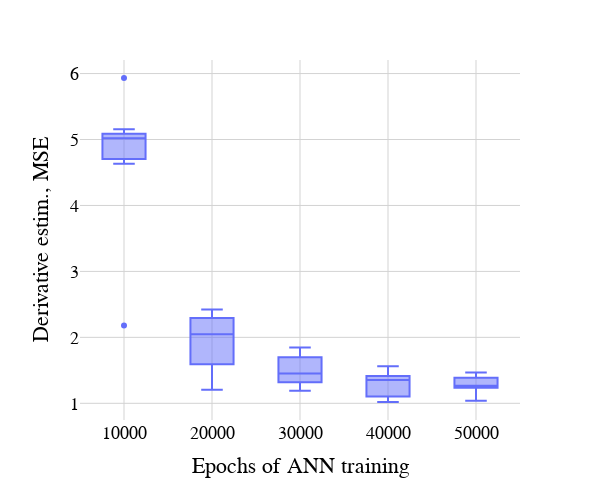

The notebook cell this image was saved under:
### Code cell
epochs = [10000, 20000, 30000, 40000, 50000]
df_clean = pd.DataFrame({'Derivative estim., MSE' : np.hstack([arr for arr in ann_ode_f[:3:-1]]),  #hiss.reshape(-1, order = 'F'), 
                         'Epochs of ANN training' : np.hstack([np.full(shape=ann_ode_f[ann_ode_f.size-1-1*idx].shape[0], fill_value=size) for idx, size in enumerate(epochs)]),
                         'Noise type' : 'clean data'})

import plotly.express as px
import plotly.io as pio

pio.templates.default = "plotly_white"

px.defaults.template = "plotly_white"
px.defaults.color_continuous_scale = px.colors.sequential.Blackbody
px.defaults.width = 600
px.defaults.height = 500

fig = px.box(df_clean, x='Epochs of ANN training', y="Derivative estim., MSE")
fig.update_traces(quartilemethod="linear") # or "inclusive", or "linear" by default
fig.update_layout(
    xaxis = dict(
        tickmode = 'array',
        tickvals = epochs,
        ticktext = epochs
    )
)

#fig.update_yaxes(range=[0, 0.006])
fig.update_xaxes(showgrid=True, gridwidth=1, gridcolor='lightgrey', zeroline = True, zerolinecolor = 'lightgrey', layer = 'below traces')
fig.update_yaxes(showgrid=True, gridwidth=1, gridcolor='lightgrey', zeroline = True, zerolinecolor = 'lightgrey', layer = 'below traces')
fig.update_layout(
    font_family="Helvetica",
    font_color="black",
    font_size=18,
    title_font_family="Helvetica",
    title_font_color="black",
    title_font_size=18,
    legend_title_font_family='Helvetica',
    legend_title_font_color="black",
    legend_title_font_size=18
)
fig.write_image('ANN_fit.png', scale=3)
fig.show()

### Figure 1 — Plotly figure (JSON) as saved in the notebook; plotly's stock layout.template omitted (floating-point values rounded to 4 significant figures)
{"data": [{"alignmentgroup": "True", "hovertemplate": "Epochs of ANN training=%{x}<br>Derivative estim., MSE=%{y}<extra></extra>", "legendgroup": "", "marker": {"color": "#636efa"}, "name": "", "notched": false, "offsetgroup": "", "orientation": "v", "quartilemethod": "linear", "showlegend": false, "type": "box", "x": [10000, 10000, 10000, 10000, 10000, 10000, 10000, 10000, 10000, 20000, 20000, 20000, 20000, 20000, 20000, 20000, 20000, 30000, 30000, 30000, 30000, 30000, 30000, 30000, 30000, 40000, 40000, 40000, 40000, 40000, 40000, 50000, 50000, 50000, 50000, 50000, 50000], "x0": " ", "xaxis": "x", "y": [4.73, 5.067, 2.178, 5.019, 5.933, 5.051, 4.633, 4.863, 5.154, 1.204, 2.423, 1.988, 1.797, 2.178, 2.106, 2.408, 1.389, 1.521, 1.749, 1.192, 1.383, 1.847, 1.308, 1.328, 1.646, 1.561, 1.103, 1.364, 1.414, 1.344, 1.02, 1.284, 1.389, 1.236, 1.252, 1.468, 1.04], "y0": " ", "yaxis": "y"}], "layout": {"boxmode": "group", "font": {"color": "black", "family": "Helvetica", "size": 18}, "height": 500, "legend": {"title": {"font": {"color": "black", "family": "Helvetica", "size": 18}}, "tracegroupgap": 0}, "margin": {"t": 60}, "title": {"font": {"color": "black", "family": "Helvetica", "size": 18}}, "width": 600, "xaxis": {"anchor": "y", "domain": [0, 1], "gridcolor": "lightgrey", "gridwidth": 1, "layer": "below traces", "showgrid": true, "tickmode": "array", "ticktext": [10000, 20000, 30000, 40000, 50000], "tickvals": [10000, 20000, 30000, 40000, 50000], "title": {"text": "Epochs of ANN training"}, "zeroline": true, "zerolinecolor": "lightgrey"}, "yaxis": {"anchor": "x", "domain": [0, 1], "gridcolor": "lightgrey", "gridwidth": 1, "layer": "below traces", "showgrid": true, "title": {"text": "Derivative estim., MSE"}, "zeroline": true, "zerolinecolor": "lightgrey"}}}
